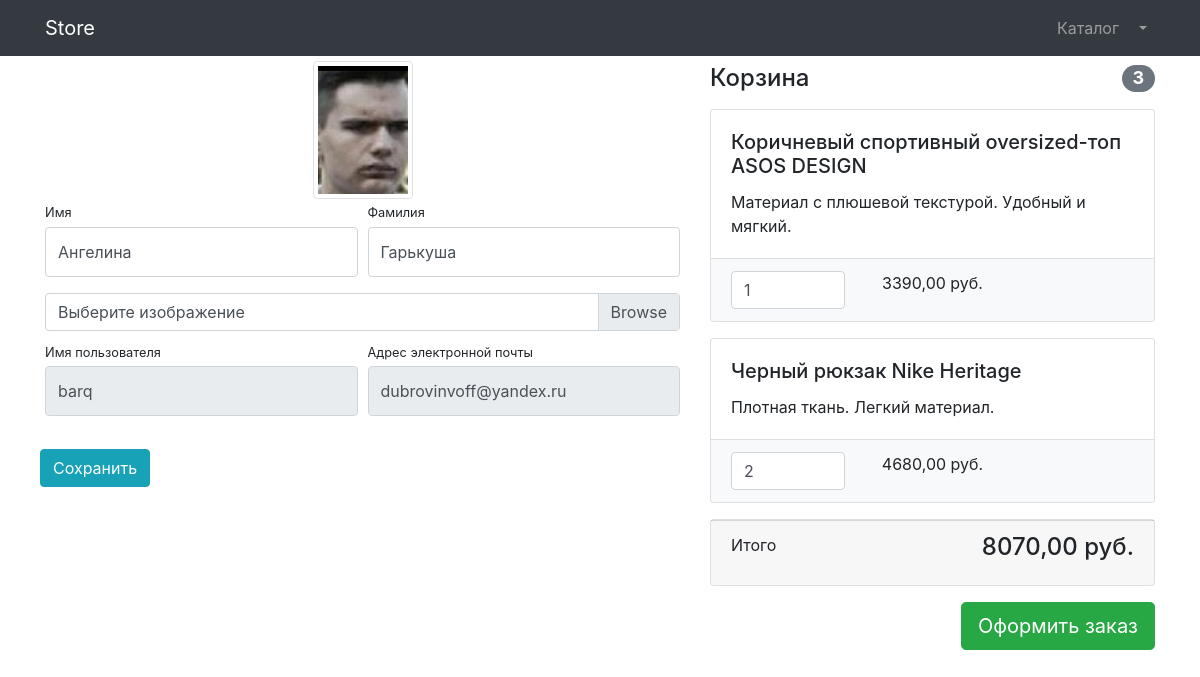
The app's page /users/profile/7/ (signed in), older data.
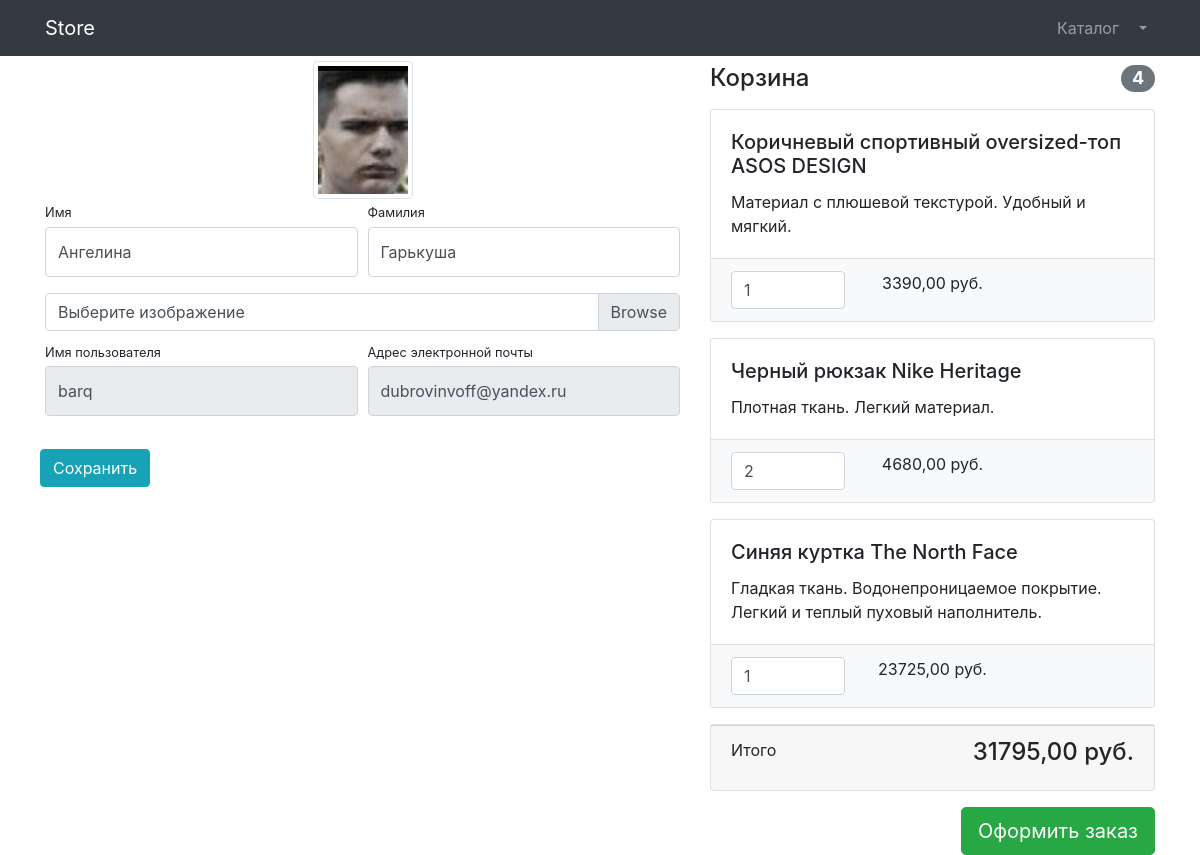
The same page, newer data.
### users/models.py (models this page shows)
class User(AbstractUser):
    image = models.ImageField(upload_to='users_images', null=True, blank=True)

### products/models.py (models this page shows, shortened)
class Basket(models.Model):
    user = models.ForeignKey(to=User, on_delete=models.CASCADE)
    product = models.ForeignKey(to=Product, on_delete=models.CASCADE)
    quantity = models.PositiveSmallIntegerField(default=0)
    created_timestamp = models.DateTimeField(auto_now_add=True)
    objects = BasketQuerySet.as_manager()
    def sum(self):
        return self.product.price * self.quantity

class Product(models.Model):
    name = models.CharField(max_length=256)
    description = models.TextField()
    price = models.DecimalField(max_digits=10, decimal_places=2)
    quantity = models.PositiveIntegerField(default=0)
    image = models.ImageField(upload_to='products_images')
    category = models.ForeignKey(to=ProductCategory, on_delete=models.CASCADE)
    class META:
        verbose_name = 'Продукт'
        verbose_name_plural = 'Продукты'

### users/views.py (the view, shortened to what this page needs)
# urls.py: path('profile/<int:pk>/', login_required(UserProfileView.as_view()), name='profile'),
class UserProfileView(UpdateView):
    model = User
    form_class = UserProfileForm
    template_name = 'users/profile.html'
    def get_context_data(self, **kwargs):
        context = super(UserProfileView, self).get_context_data()
        context['title'] = 'Store - Личный кабинет'
        context['baskets'] = Basket.objects.filter(user=self.object)
        return context

### users/forms.py
class UserProfileForm(UserChangeForm):
    first_name = forms.CharField(widget=forms.TextInput(attrs={
        'class': 'form-control py-4',
    }))
    last_name = forms.CharField(widget=forms.TextInput(attrs={
        'class': 'form-control py-4',
    }))
    image = forms.ImageField(widget=forms.FileInput(attrs={
        'class': 'custom-file-input',
    }), required=False)
    username = forms.CharField(widget=forms.TextInput(attrs={
        'class': 'form-control py-4',
        'readonly': True,
    }))
    email = forms.CharField(widget=forms.EmailInput(attrs={
        'class': 'form-control py-4',
        'readonly': True,
    }))
    class Meta:
        model = User
        fields = ('first_name', 'last_name', 'image', 'username', 'email')

### products/models.py (called while the page is built)
    def total_sum(self):
        return sum(basket.sum() for basket in self)

    def total_quantity(self):
        return sum(basket.quantity for basket in self)

### users/templates/users/profile.html (shortened to what this page needs)
{% extends 'products/base.html' %}
{% load static %}
{% block css %}
  <link href="{% static 'vendor/bootstrap/css/bootstrap.min.css' %} " rel="stylesheet" />
{% endblock %}
{% block content %}
  <div class="container">
    <div class="row">
      <div class="col-lg-7">
        <h4 class="mt-3 mb-3">Профиль</h4>
        <div class="col-lg-12 text-center">
          <img width="100"
            height="100"
            src="{% if user.image %}
              {{ user.image.url }}
            {% else %}
              {% static 'vendor\img\users\default_avatar.jpg' %}
            {% endif %}"
            class="img-thumbnail" />
        </div>
        <form action="{% url 'users:profile' user.id %}" method="post" enctype="multipart/form-data">
          <div class="form-row">
            <div class="col-lg-6">
              <div class="form-group">
                <label class="small mb-1" for="{{ form.first_name.id_for_label }}">Имя</label>
                {{ form.first_name }}
              </div>
            </div>
            <div class="col-lg-6">
              <div class="form-group">
                <label class="small mb-1" for="{{ form.last_name.id_for_label }}">Фамилия</label>
                {{ form.last_name }}
              </div>
            </div>
          </div>
          <div class="form-row mb-2">
            <div class="col-lg-12">
              <div class="custom-file">
                <label class="custom-file-label" for="{{ form.image.id_for_label }}">Выберите изображение</label>
              </div>
            </div>
          </div>
          <div class="form-row">
            <div class="col-lg-6">
              <label class="small mb-1" for="{{ form.username.id_for_label }}">Имя пользователя</label>
              {{ form.username }}
            </div>
            <div class="col-lg-6">
              <label class="small mb-1" for="{{ form.email.id_for_label }}">Адрес электронной почты</label>
              {{ form.email }}
            </div>
            <div class="form-row">
              <div class="col-lg-12" style="margin-top: 33px;">
                <input class="btn btn-info btn-block" type="submit" value="Сохранить" />
              </div>
            </div>
          </div>
        </form>
      </div>
      <div class="col-lg-5">
        {% include 'products/baskets.html' %}
      </div>
    </div>
  </div>
{% endblock %}

### products/templates/products/base.html (shortened to what this page needs)
{% load static %}
<!DOCTYPE html>
<html lang="en">
  <head>
    <link href="{% static 'vendor/bootstrap/css/bootstrap.min.css' %}" rel="stylesheet" />
    {% block css %}
    {% endblock %}
  </head>
  <body>
    <nav class="navbar navbar-expand-lg navbar-dark bg-dark fixed-top">
      <div class="container">
        <a class="navbar-brand" href="{% url 'index' %}">Store</a>
        <div class="collapse navbar-collapse" id="navbarResponsive">
          <ul class="navbar-nav ml-auto">
            <li class="nav-item">
              <a class="nav-link" href="{% url 'products:index' %}">Каталог </a>
            </li>
            {% if user.is_authenticated %}
              <li class="nav-item dropdown">
                <a class="nav-link dropdown-toggle" href="#" id="navbarDropdown" role="button" data-bs-toggle="dropdown" aria-expanded="false"></a>
              </li>
            {% else %}
              <li class="nav-item">
                <a class="nav-link" href="{% url 'users:login' %}">Войти <i class="fas fa-sign-in-alt"></i></a>
              </li>
            {% endif %}
          </ul>
        </div>
      </div>
    </nav>
    {% block content %}
    {% endblock %}
  </body>
</html>

### products/templates/products/baskets.html (shortened to what this page needs)
<br />
<br />
{% if baskets %}
  <h4 class="mt-3 mb-3 d-flex justify-content-between align-items-center mb-3">Корзина <span class="badge badge-secondary badge-pill">{{ baskets.total_quantity }}</span></h4>
  {% for basket in baskets %}
    <div class="card mb-3">
      <div class="card-body">
        <h5 class="card-title">{{ basket.product.name }}</h5>
        <p class="card-text">{{ basket.product.description }}</p>
      </div>
      <ul class="list-group list-group-flush">
        <li class="list-group-item bg-light">
          <div class="row text-center">
            <div class="col-lg-4">
              <input name="basketID" type="number" class="form-control" value="{{ basket.quantity }}" min="0" />
            </div>
            <div class="col-lg-4">{{ basket.sum }} руб.</div>
            <div class="col-lg-4">
            </div>
          </div>
        </li>
      </ul>
    </div>
  {% endfor %}
  <div class="card mb-3">
    <div class="card-footer">
      <p class="float-left">Итого</p>
      <h4 class="float-right">{{ baskets.total_sum }} руб.</h4>
    </div>
  </div>
  <a class="btn btn-success btn-lg float-right" href="../orders/order-create.html">Оформить заказ</a>
{% else %}
  <h4 class="mt-3 mb-3 text-center">Корзина пуста</h4>
{% endif %}

Row changes from the older to the newer data that the page shows:
computed for Basket "Коричневый спортивный oversized-топ ASOS DESIGN": total_quantity "3" → "4"; total_sum "8070,00" → "31795,00"
added Basket: product.name "Синяя куртка The North Face", product.description "Гладкая ткань. Водонепроницаемое покрытие. Легкий и теплый пуховый наполнитель.", basketID "1", sum "23725,00"
